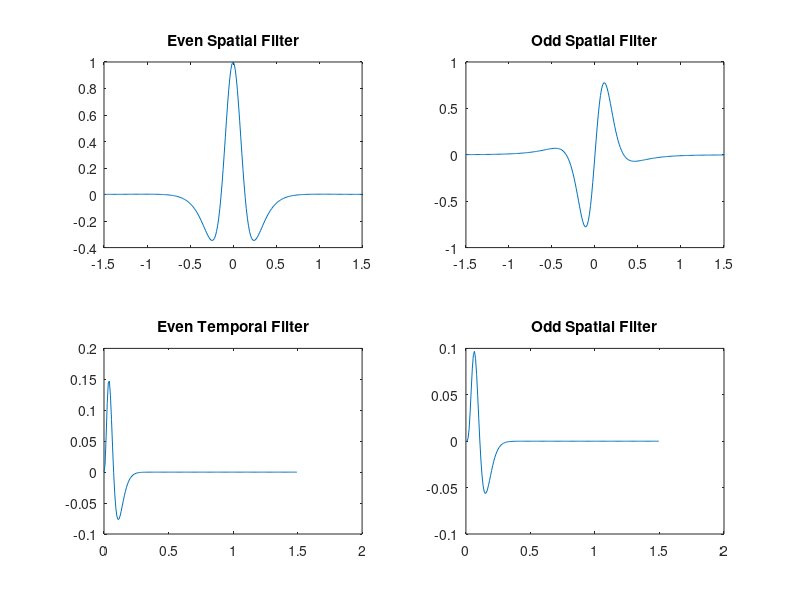
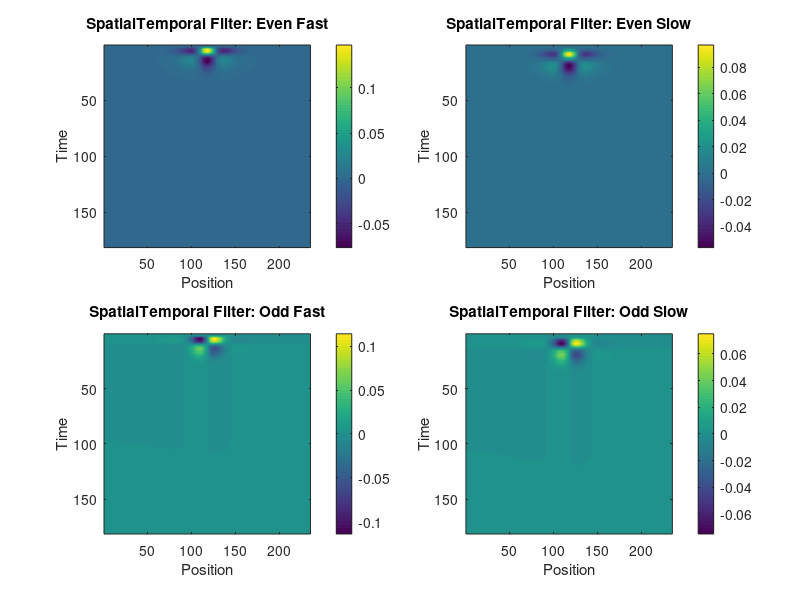
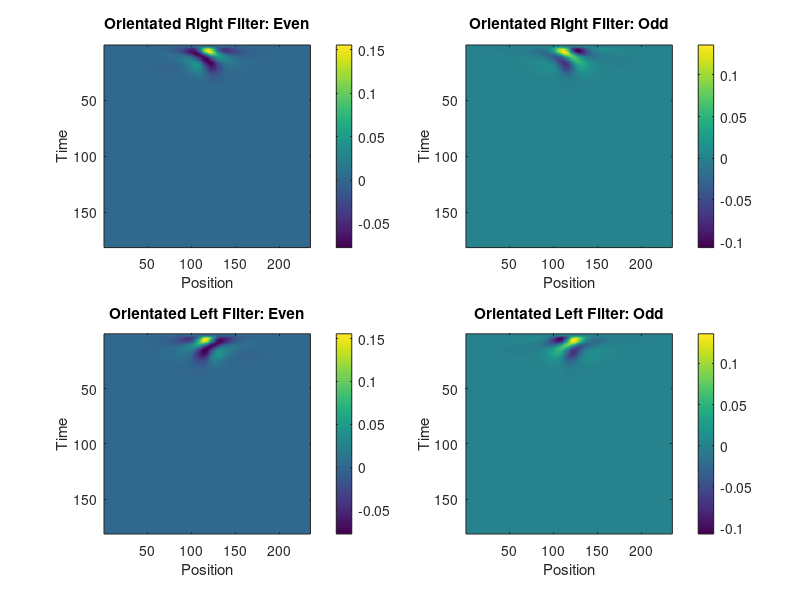
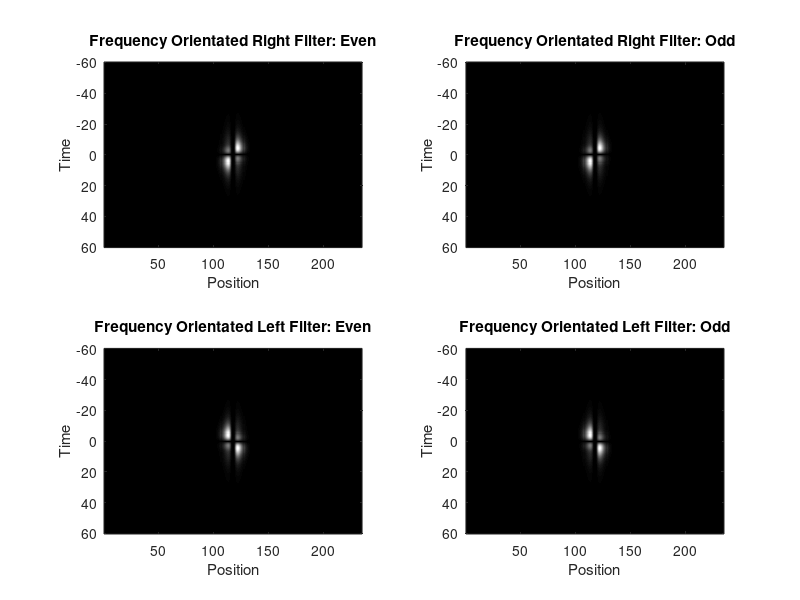

The MATLAB script that drew these images, in order: (Note: this script raises an error after producing the figures.)
%Miguel Vivar-Lazo
%05/19/2020
%Fetsch Lab
%Analysis of Motion Filters
twoDSpatial = 0;

% Sptial Filter
speed = 6;
sigmult = speed*0.125+0.204;
sigma_c = 0.35 * sigmult; % controls period ...? ; mvl: or controls the width of the curve
sigma_g = 1 * sigmult;%0.05; % controls width of Gaussian envelope along orthogonal dir, 
%Even and Odd Symmetric Fourth-Order Cauchy 
if twoDSpatial == 0
    f1 = @(x) cos(atan(x/sigma_c)).^4 .* cos(4*atan(x/sigma_c)); % even
    f2 = @(x) cos(atan(x/sigma_c)).^4 .* sin(4*atan(x/sigma_c)); % odd
    % Temporal Filter
    n1=3; n2=5;
    k = 60; % Normally modulated by Speed of the dots (Degrees/second)
    % Low Pass Filter
    g1 = @(t) (k*t).^n1 .* exp(-k*t) .* (1/factorial(n1) - (k*t).^2/factorial(n1+2)); % fast
    g2 = @(t) (k*t).^n2 .* exp(-k*t) .* (1/factorial(n2) - (k*t).^2/factorial(n2+2)); % slow
else %This doesnt really work, stay indicator at 0
    f1 = @(x,y) cos(atan(x/sigma_c)).^4 .* cos(4*atan(x/sigma_c)) .* exp(-y.^2/(2*sigma_g^2)); % even
    f2 = @(x,y) cos(atan(x/sigma_c)).^4 .* sin(4*atan(x/sigma_c)) .* exp(-y.^2/(2*sigma_g^2)); % odd
end
%% Plot Filters
if twoDSpatial == 0
    xCord = linspace(-floor(6/2)/2, floor(6/2)/2,235); %235: Is the number of pixels in diameter %linspace(-1,1,101); %Space Axis
    tCord = 0:.0083:1.4940; %linspace(0,1,101); %Time axis
    evenf = f1(xCord); %Even
    oddf = f2(xCord); %Odd
    eveng = g1(tCord); %Even
    oddg = g2(tCord); %Odd
else %If you forget look at the spatial filter and notice that x direction will descrive orientation and y-dir only descrives length of the filter in the y direction 
    xCord = linspace(-1,1,101); %Space Axis
    yCord = linspace(-1,1,101); %Space Axis
    [x_, y_] = meshgrid(xCord, yCord);
    evenf = f1(x_, y_); %Even
    oddf = f2(x_, y_); %Odd
    figure; imagesc(evenf) %Even 2D spatial filter
    figure; imagesc(oddf) %odd 2D spatial filter
    figure;plot(exp(-yCord.^2/(2*1^2)))
    figure;plot(exp(-yCord.^2/(2*.05^2)))
end
figure(1);
subplot(2,2,1);
plot(xCord, evenf)
title('Even Spatial Filter')
subplot(2,2,2);
plot(xCord, oddf)
title('Odd Spatial Filter')
subplot(2,2,3);
plot(tCord, eveng)
title('Even Temporal Filter')
subplot(2,2,4);
plot(tCord, oddg)
title('Odd Spatial Filter')
%% Combine filters using outer dot product -> Plot
stfEE = evenf' * eveng; %Phase = 0
stfEO = evenf' * oddg; %Phase = 0
stfOE = oddf' * eveng; %Phase = 180
stfOO = oddf' * oddg; %Phase = 180

figure(2);
subplot(2,2,1);
imagesc(stfEE');
%colormap('gray')
colorbar
xlabel('Position')
ylabel('Time')
title('SpatialTemporal Filter: Even Fast')
subplot(2,2,2);
imagesc(stfEO');
%colormap('gray')
colorbar
xlabel('Position')
ylabel('Time')
title('SpatialTemporal Filter: Even Slow')
subplot(2,2,3);
imagesc(stfOE');
%colormap('gray')
colorbar
xlabel('Position')
ylabel('Time')
title('SpatialTemporal Filter: Odd Fast')
subplot(2,2,4);
imagesc(stfOO');
%colormap('gray')
colorbar
xlabel('Position')
ylabel('Time')
title('SpatialTemporal Filter: Odd Slow')
%% Frequency Domain of Spatial Filters
freqDomainEE = fftshift(abs(fft2(stfEE')));
freqDomainEO = fftshift(abs(fft2(stfEO')));
freqDomainOE = fftshift(abs(fft2(stfOE')));
freqDomainOO = fftshift(abs(fft2(stfOO')));

figure(11);
subplot(2,2,1);
imagesc(freqDomainEE);
colormap('gray')
xlabel('Position')
ylabel('Time')
title('Frequency Even Fast')
subplot(2,2,2);
imagesc(freqDomainEO);
colormap('gray')
xlabel('Position')
ylabel('Time')
title('Frequency Even Slow')
subplot(2,2,3);
imagesc(freqDomainOE);
colormap('gray')
xlabel('Position')
ylabel('Time')
title('Frequency Odd Fast')
subplot(2,2,4);
imagesc(freqDomainOO);
colormap('gray')
xlabel('Position')
ylabel('Time')
title('Frequency Odd Slow')
%% Before Adding Filters, see what happens to simple sine (even) cos(odd) waves when you add them.
% You should notice a similar property ass adding the odd and even filters.
% In that amplitudes double for the favoring direction.
angles = 0:359;
figure(10); 
plot(angles, cosd(angles)); 
hold on; 
plot(angles, sind(angles)); 
plot(angles, cosd(angles)+sind(angles)); %The difference in phase between cos+sin & cos-sin is still 90 degrees, why?
plot(angles, cosd(angles)-sind(angles)); 
plot(angles, cosd(angles).^2+sind(angles).^2, '--');
plot(angles, (cosd(angles)+sind(angles)).^2 + (cosd(angles)-sind(angles)).^2, '--');
hold off;

legend('Cos','Sine','Cos + Sin','Cos - Sin', 'Square', 'Square After + & -')

%% Add the Spatiotemporal Filters to get Orientated Filters
RightEven = stfEE + stfOO; 
RightOdd = stfEO - stfOE; %Odd is Slow
LeftEven = stfEE - stfOO; 
LeftOdd = stfEO + stfOE;

%Every other sort of combination seems to give similar filters as the
%spatialtemporal ones, in order to create one that is different and unique
%for L or Right motion it needs both spatial and temporal phase shift, if
%only one phase shift exist the outcome appears as a shift in the one of
%the spatiotemporal filers.
% StationaryEven = stfEO + stfOO;
% StationaryOdd = stfEO - stfOO;

figure(3);
subplot(2,2,1);
imagesc(RightEven');
%colormap('gray')
colorbar
xlabel('Position')
ylabel('Time')
title('Orientated Right Filter: Even')
subplot(2,2,2);
imagesc(RightOdd');
%colormap('gray')
colorbar
xlabel('Position')
ylabel('Time')
title('Orientated Right Filter: Odd')
subplot(2,2,3);
imagesc(LeftEven');
%colormap('gray')
colorbar
xlabel('Position')
ylabel('Time')
title('Orientated Left Filter: Even')
subplot(2,2,4);
imagesc(LeftOdd');
%colormap('gray')
colorbar
xlabel('Position')
ylabel('Time')
title('Orientated Left Filter: Odd')
%% Orientated Filters in Frequency Domain
%fftshift(log(1+abs(F)))
freqDomainRE = fftshift(abs(fft2(RightEven')));
freqDomainRO = fftshift(abs(fft2(RightOdd')));
freqDomainLE = fftshift(abs(fft2(LeftEven')));
freqDomainLO = fftshift(abs(fft2(LeftOdd')));

time = linspace(-60,60,180); %180 is the number of frames in time, and 60 is .5 of 120 hz
space = 1:235;%linspace(-60,60,180);
figure(4);
subplot(2,2,1);
imagesc(space, time, freqDomainRE);
colormap('gray')
xlabel('Position')
ylabel('Time')
title('Frequency Orientated Right Filter: Even')
subplot(2,2,2);
imagesc(space, time, freqDomainRO);
colormap('gray')
xlabel('Position')
ylabel('Time')
title('Frequency Orientated Right Filter: Odd')
subplot(2,2,3);
imagesc(space, time, freqDomainLE);
colormap('gray')
xlabel('Position')
ylabel('Time')
title('Frequency Orientated Left Filter: Even')
subplot(2,2,4);
imagesc(space, time, freqDomainLO);
colormap('gray')
xlabel('Position')
ylabel('Time')
title('Frequency Orientated Left Filter: Odd')
%% Quadrature Pairing
% Right = RightEven.^2 + RightOdd.^2; %Out of phase, Even and Odd -> should convert to energy
% Left = LeftEven.^2 + LeftOdd.^2; %And be phase independent
% 
% RightFreqD = fftshift(abs(fft2(Right')));
% LeftFreqD = fftshift(abs(fft2(Left')));
% 
% figure(5);
% subplot(2,2,1);
% imagesc(Right');
% colormap('gray')
% xlabel('Position')
% ylabel('Time')
% title('Right Energy Filter')
% subplot(2,2,2);
% imagesc(Left');
% colormap('gray')
% xlabel('Position')
% ylabel('Time')
% title('Left Energy Filter')
% subplot(2,2,3);
% imagesc(RightFreqD);
% colormap('gray')
% xlabel('Position')
% ylabel('Time')
% title('Frequency Right Energy Filter')
% subplot(2,2,4);
% imagesc(LeftFreqD);
% colormap('gray')
% xlabel('Position')
% ylabel('Time')
% title('Frequency Left Energy Filter')
%% Now analyze the Random Dots in Frequency Domain
% One trick is to only draw a matrix for X direction and T time, that way
% simplifying the 3D space to the two components that really matter.
%load('GeneratedDotPositionData_withMEProcess_V2.mat')
% First convert dot positions to matrix
 nTrials = length(save_struct); %length(best_data.dotPos); 
 MotionMat = cell(1,nTrials);
for c = 1:nTrials
    diameterPPD = ceil(save_struct(c).dots_struct.aperture(3) * screen_struct.pix_per_deg); %  ceil(best_data.aperture(3) * best_data.ppd); %diameter for pixels per degrees
    slice = 3; %Number of slices in a frame, I remember this but it might be important to add to 'best_data'
    maxFrames = 0;
    frames =  size(save_struct(c).dots_struct.dot_pos, 3); %size(best_data.dotPos{c}, 3);
    MotionMat{c} = zeros(frames, diameterPPD);
    maxFrames = max([maxFrames, frames]);
    for i = 1:frames
        xCord = save_struct(c).dots_struct.dot_pos(:,1,i); % best_data.dotPos{c}(:,1,i); %Dots Position in X Direction
        xPos = xCord + ceil(diameterPPD/2); %Shift by the correct radius, since the values frmo dorPos are center around 0 and we can work with negative positions in matlab
        xPos(isnan(xPos)) = []; %Elimate nans
        MotionMat{c}(i, xPos) = 1; %add dots (1s) to matrix, for which frame I am in
    end
end
%% Now simply convert the images to frequency domain and see how they look
freqMotionMat_Danique = cell(1,length(MotionMat));
for c = 1:length(MotionMat)
    freqMotionMat_Danique{c} = fftshift(abs(fft2(MotionMat{c})));
end

% time = linspace(-60,60,180); %180 is the number of frames in time, and 60 is .5 of 120 hz
% space = 1:235;%linspace(-60,60,180);
figure;imagesc(freqMotionMat_Danique{1260}); colormap('gray'); %imagesc(space, time, freqMotionMat{21999}); colormap('gray')
%% Now average over all Frequency Domains, For Left Stim and Right Stim
leftFreqMotionMat = zeros(maxFrames, diameterPPD);
NleftFreqMotionMat = zeros(maxFrames, diameterPPD);
rightFreqMotionMat = zeros(maxFrames, diameterPPD);
NrightFreqMotionMat = zeros(maxFrames, diameterPPD);
%Only go for the the high Coherence to get a good estimate of frequency
%component
for c = 1:length(freqMotionMat)
    if direction(c) == 180
        leftFreqMotionMat(1:size(freqMotionMat{c},1), 1:size(freqMotionMat{c},2)) = leftFreqMotionMat(1:size(freqMotionMat{c},1), 1:size(freqMotionMat{c},2)) + freqMotionMat{c}; %Averaging is going to be tricky
        NleftFreqMotionMat(1:size(freqMotionMat{c},1), 1:size(freqMotionMat{c},2)) = NleftFreqMotionMat(1:size(freqMotionMat{c},1), 1:size(freqMotionMat{c},2)) + 1;
        %Construct matrix with that counts the total number of trials that
        %belong to a pixal
    elseif direction(c) == 0
        rightFreqMotionMat(1:size(freqMotionMat{c},1), 1:size(freqMotionMat{c},2)) = rightFreqMotionMat(1:size(freqMotionMat{c},1), 1:size(freqMotionMat{c},2)) + freqMotionMat{c};
        NrightFreqMotionMat(1:size(freqMotionMat{c},1), 1:size(freqMotionMat{c},2)) = NrightFreqMotionMat(1:size(freqMotionMat{c},1), 1:size(freqMotionMat{c},2)) + 1;
    end
end

figure(20);
imagesc(leftFreqMotionMat(1:25,:)./NleftFreqMotionMat(1:25,:));
colormap('gray')
colorbar
figure(21);
imagesc(rightFreqMotionMat(1:25,:)./NrightFreqMotionMat(1:25,:));
colormap('gray')
colorbar



